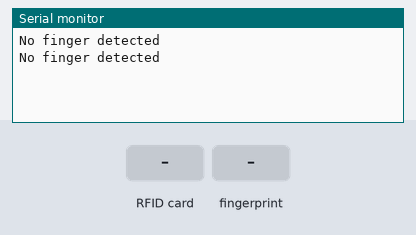
This sketch was run on a simulated ESP32. Shown: the last lines printed to the serial monitor. The test bench sets the inputs (shaded band).

Above: at 2.2 s.
2.3 s: RFID card 5E 7A 19 C4 held to the reader
At 2.6 s:
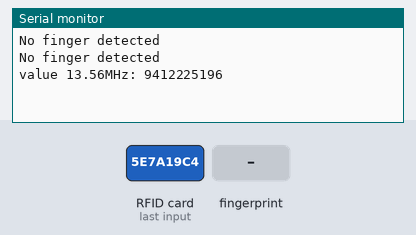
3.8 s: finger stored as number 1 placed on the sensor
At 5.4 s:
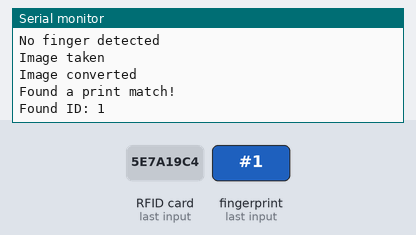

Measured:
- after the input at 2.3 s, the serial monitor: prints a new line at once (image 1)
- after the input at 3.8 s, the serial monitor: prints a new line after 0.44 s (image 2)

The sketch:

busMate.ino
```cpp
#include <Arduino.h>
#include <Wire.h>
#include <Adafruit_PN532.h>
#include <SoftwareSerial.h>
#include <HardwareSerial.h>
#include <freertos/FreeRTOS.h>
#include <freertos/task.h>
#include <Adafruit_Fingerprint.h>

#define SDA_PIN 21  // Connects to the SDA pin of PN532 (an RFID/NFC sensor)
#define SCL_PIN 22  // Connects to the SCL pin of PN532
#define RxPin 16    // RX pin of UART (for communication with fingerprint module)
#define TxPin 17    // TX pin of UART (for communication with fingerprint module)

#define BAUDRATE 57600     // Baud rate of UART
#define SER_BUF_SIZE 1024  // Buffer size for UART data reading

HardwareSerial MySerial(2);                                     // Using HardwareSerial with UART 2
Adafruit_Fingerprint finger = Adafruit_Fingerprint(&MySerial);  // Using Adafruit_Fingerprint library to interact with fingerprint sensor
Adafruit_PN532 nfc(SDA_PIN, SCL_PIN);                           // Use PN532 library to interact with NFC sensor
SoftwareSerial HZ1050(4, 3);                                    // Use SoftwareSerial to communicate with another device (HZ1050 module)

String value_key_13MHz = "";   // String to store the value from the 13MHz module key
String value_key_125kHz = "";  // String to store the value from the 125kHz module key
int value_key_finger = 0;      // Variable to store the fingerprint key value

void setup(void) {
  Serial.begin(9600);                                  // Initialize serial port for PC
  HZ1050.begin(9600);                                  // Start serial connection with 125kHz RFID reader
  nfc.begin();                                         // Start connection with 13.56MHz RFID reader
  MySerial.setRxBufferSize(SER_BUF_SIZE);              // Set buffer size for Serial
  MySerial.begin(BAUDRATE, SERIAL_8N1, RxPin, TxPin);  // Start Serial with specified baud rate and configuration
  finger.begin(57600);                                 // Connect to fingerprint sensor

  //initialize for 13MHz RFID module
  initialize_RFID_13MHz();

  // Create tasks
  xTaskCreatePinnedToCore(taskRFID125kHzFunction, "RFID125kHz", 10000, NULL, 1, NULL, 1);
  xTaskCreatePinnedToCore(taskRFID13MHzFunction, "RFID13MHz", 10000, NULL, 1, NULL, 1);
  xTaskCreatePinnedToCore(taskFingerprintFunction, "Fingerprint", 10000, NULL, 1, NULL, 1);
}

void loop(void) {
  // Empty loop as tasks are managed by FreeRTOS Scheduler
}

//Function to initialize 13.56MHz RFID module
void initialize_RFID_13MHz() {
  // Get firmware version information of RFID module
  uint32_t versiondata = nfc.getFirmwareVersion();
  if (!versiondata) {
    Serial.print("PN53x board not found");
  }
  // Configure operation mode for RFID module
  nfc.SAMConfig();
}

//Function to process information from 13.56MHz RFID tag
String process_RFID_13MHz(uint8_t uid[], uint8_t uidLength) {
  String value = "";
  // Iterate through bytes in RFID tag UID and append to result string
  for (uint8_t i = 0; i < uidLength; i++) {
    value += uid[i];
  }
  return value;
}

//Function to process information from 125kHz RFID tag
String process_RFID_125kHz() {
  long value = 0;
  // Check if there is new data from 125kHz RFID module
  if (HZ1050.available() > 0) {
    // Read 4 bytes of data from 125kHz RFID module
    for (int j = 0; j < 4; j++) {
      while (HZ1050.available() == 0) {};  // Wait for new data
      int i = HZ1050.read();
      value += ((long)i << (24 - (j * 8)));  // Construct value from 4 bytes of data
    }
    return String(value);
  }
}

//Print out the ID of 125kHz RFID tag
void taskRFID125kHzFunction(void *pvParameters) {
  for (;;) {
    // Check if there is data from 125kHz RFID module
    if (HZ1050.available() > 0) {
      // Read and process information from 125kHz RFID tag
      value_key_125kHz = process_RFID_125kHz();
      Serial.print("value 125KHz: ");
      Serial.println(value_key_125kHz);
      delay(1000);
    }
    // Delay between task iterations
    vTaskDelay(1000 / portTICK_PERIOD_MS);
  }
}

//Print out the ID of 13.56MHz RFID tag
void taskRFID13MHzFunction(void *pvParameters) {
  for (;;) {
    // Declare variable to store UID of 13.56MHz RFID tag
    uint8_t uid[] = { 0, 0, 0, 0, 0, 0, 0 };
    uint8_t uidLength;

    // Check if there is a 13.56MHz RFID tag within read range
    if (nfc.readPassiveTargetID(PN532_MIFARE_ISO14443A, uid, &uidLength)) {
      value_key_13MHz = process_RFID_13MHz(uid, uidLength);
      Serial.print("value 13.56MHz: ");
      Serial.println(value_key_13MHz);
      delay(1000);
    }

    // Delay between task iterations
    vTaskDelay(1000 / portTICK_PERIOD_MS);
  }
}

// Call fingerprint function
void taskFingerprintFunction(void *pvParameters) {
  for (;;) {
    value_key_finger = getFingerprintID();
    vTaskDelay(1000 / portTICK_PERIOD_MS);
  }
}

// Fingerprint processing
// print finger id that is saved in finger's storage before
int getFingerprintID() {
  int id = -1;  // Return value for error cases
  // Step 1: Capture fingerprint image
  uint8_t p = finger.getImage();
  switch (p) {
    case FINGERPRINT_OK:
      Serial.println("Image taken");
      break;
    case FINGERPRINT_NOFINGER:
      Serial.println("No finger detected");
      return id;
    case FINGERPRINT_PACKETRECIEVEERR:
      Serial.println("Communication error");
      return id;
    case FINGERPRINT_IMAGEFAIL:
      Serial.println("Imaging error");
      return id;
    default:
      Serial.println("Unknown error");
      return id;
  }

  // Step 2: Convert image to fingerprint template
  p = finger.image2Tz();
  switch (p) {
    case FINGERPRINT_OK:
      Serial.println("Image converted");
      break;
    case FINGERPRINT_IMAGEMESS:
      Serial.println("Image too messy");
      return id;
    case FINGERPRINT_PACKETRECIEVEERR:
      Serial.println("Communication error");
      return id;
    case FINGERPRINT_FEATUREFAIL:
      Serial.println("Could not find fingerprint features");
      return id;
    case FINGERPRINT_INVALIDIMAGE:
      Serial.println("Could not find fingerprint features");
      return id;
    default:
      Serial.println("Unknown error");
      return id;
  }

  // Step 3: Search fingerprint in database
  p = finger.fingerSearch();
  if (p == FINGERPRINT_OK) {
    Serial.println("Found a print match!");
  } else if (p == FINGERPRINT_PACKETRECIEVEERR) {
    Serial.println("Communication error");
    return id;
  } else if (p == FINGERPRINT_NOTFOUND) {
    Serial.println("Did not find a match");
    return id;
  } else {
    Serial.println("Unknown error");
    return id;
  }
  // Found a fingerprint match!
  Serial.print("Found ID: ");
  Serial.println(finger.fingerID);
  return finger.fingerID;  // Return ID of found fingerprint
}
```
